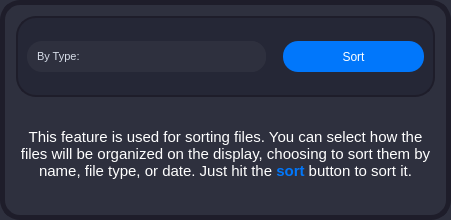
               <widget class="QFrame" name="frame_32">
                <property name="sizePolicy">
                 <sizepolicy hsizetype="Preferred" vsizetype="Minimum">
                  <horstretch>0</horstretch>
                  <verstretch>0</verstretch>
                 </sizepolicy>
                </property>
                <property name="minimumSize">
                 <size>
                  <width>451</width>
                  <height>220</height>
                 </size>
                </property>
                <property name="maximumSize">
                 <size>
                  <width>16777215</width>
                  <height>220</height>
                 </size>
                </property>
                <property name="styleSheet">
                 <string notr="true">background-color: rgb(46, 48, 62);
border-radius: 20px;
border: 5px solid rgb(30, 29, 42);</string>
                </property>
                <property name="frameShape">
                 <enum>QFrame::StyledPanel</enum>
                </property>
                <property name="frameShadow">
                 <enum>QFrame::Raised</enum>
                </property>
                <layout class="QGridLayout" name="gridLayout_43">
                 <item row="0" column="0">
                  <widget class="QFrame" name="frame_33">
                   <property name="sizePolicy">
                    <sizepolicy hsizetype="Preferred" vsizetype="Fixed">
                     <horstretch>0</horstretch>
                     <verstretch>0</verstretch>
                    </sizepolicy>
                   </property>
                   <property name="minimumSize">
                    <size>
                     <width>411</width>
                     <height>81</height>
                    </size>
                   </property>
                   <property name="styleSheet">
                    <string notr="true">background-color: rgb(37, 39, 54);
border-radius: 20px;
border: 2px solid  rgb(30, 29, 42);</string>
                   </property>
                   <property name="frameShape">
                    <enum>QFrame::StyledPanel</enum>
                   </property>
                   <property name="frameShadow">
                    <enum>QFrame::Raised</enum>
                   </property>
                   <layout class="QGridLayout" name="gridLayout_44">
                    <item row="0" column="1">
                     <spacer name="horizontalSpacer_37">
                      <property name="orientation">
                       <enum>Qt::Horizontal</enum>
                      </property>
                      <property name="sizeType">
                       <enum>QSizePolicy::Fixed</enum>
                      </property>
                      <property name="sizeHint" stdset="0">
                       <size>
                        <width>11</width>
                        <height>20</height>
                       </size>
                      </property>
                     </spacer>
                    </item>
                    <item row="0" column="0">
                     <widget class="QComboBox" name="comboBox_5">
                      <property name="sizePolicy">
                       <sizepolicy hsizetype="Expanding" vsizetype="Fixed">
                        <horstretch>0</horstretch>
                        <verstretch>0</verstretch>
                       </sizepolicy>
                      </property>
                      <property name="minimumSize">
                       <size>
                        <width>0</width>
                        <height>31</height>
                       </size>
                      </property>
                      <property name="font">
                       <font>
                        <family>Arial</family>
                        <pointsize>8</pointsize>
                        <weight>50</weight>
                        <italic>false</italic>
                        <bold>false</bold>
                       </font>
                      </property>
                      <property name="styleSheet">
                       <string notr="true">/* QComboBox Stylesheet */
QComboBox {
    background-color:  rgb(46, 48, 62);
	font: 8pt &quot;Arial&quot;;
    color: #D8DEE9;
    border: none;
    padding: 5px 10px;
    selection-background-color: #3B4252;
    border-radius: 15px;
}

QComboBox::drop-down {
    background-color:  rgb(46, 48, 62);
	font: 8pt &quot;Arial&quot;;
    border: none;
    width: 25px;
    border-top-right-radius: 15px;
    border-bottom-right-radius: 15px;
}

QComboBox QAbstractItemView {
    background-color:  rgb(46, 48, 62);
	font: 8pt &quot;Arial&quot;;
    color: #D8DEE9;
    border: none;
    selection-background-color: #3B4252;
    border-radius: 15px;
}</string>
                      </property>
                      <item>
                       <property name="text">
                        <string>By Type:</string>
                       </property>
                      </item>
                      <item>
                       <property name="text">
                        <string>By Name:</string>
                       </property>
                      </item>
                      <item>
                       <property name="text">
                        <string>By Date:</string>
                       </property>
                      </item>
                     </widget>
                    </item>
                    <item row="0" column="2">
                     <widget class="QPushButton" name="pushButton_26">
                      <property name="sizePolicy">
                       <sizepolicy hsizetype="Fixed" vsizetype="Fixed">
                        <horstretch>0</horstretch>
                        <verstretch>0</verstretch>
                       </sizepolicy>
                      </property>
                      <property name="minimumSize">
                       <size>
                        <width>141</width>
                        <height>31</height>
                       </size>
                      </property>
                      <property name="styleSheet">
                       <string notr="true">QPushButton {
background-color: rgb(1, 119, 251);
color: rgb(255, 255, 255);
border-radius: 15px;
border: none;
font: 87 8pt &quot;Arial Black&quot;;
}

QPushButton:hover {
background-color: rgb(44, 146, 255);
}

QPushButton:pressed {
background-color: rgb(255, 255, 255);
color: rgb(1, 119, 251);
}</string>
                      </property>
                      <property name="text">
                       <string>Sort</string>
                      </property>
                     </widget>
                    </item>
                   </layout>
                  </widget>
                 </item>
                 <item row="1" column="0">
                  <widget class="QTextBrowser" name="textBrowser_6">
                   <property name="minimumSize">
                    <size>
                     <width>401</width>
                     <height>37</height>
                    </size>
                   </property>
                   <property name="styleSheet">
                    <string notr="true">border: none;</string>
                   </property>
                   <property name="html">
                    <string>&lt;!DOCTYPE HTML PUBLIC &quot;-//W3C//DTD HTML 4.0//EN&quot; &quot;http://www.w3.org/TR/REC-html40/strict.dtd&quot;&gt;
&lt;html&gt;&lt;head&gt;&lt;meta name=&quot;qrichtext&quot; content=&quot;1&quot; /&gt;&lt;style type=&quot;text/css&quot;&gt;
p, li { white-space: pre-wrap; }
&lt;/style&gt;&lt;/head&gt;&lt;body style=&quot; font-family:'MS Shell Dlg 2'; font-size:8.25pt; font-weight:400; font-style:normal;&quot;&gt;
&lt;p align=&quot;center&quot; style=&quot;-qt-paragraph-type:empty; margin-top:0px; margin-bottom:5px; margin-left:0px; margin-right:0px; -qt-block-indent:0; text-indent:0px; font-size:5pt;&quot;&gt;&lt;br /&gt;&lt;/p&gt;
&lt;p align=&quot;center&quot; style=&quot; margin-top:12px; margin-bottom:12px; margin-left:0px; margin-right:0px; -qt-block-indent:0; text-indent:0px;&quot;&gt;&lt;span style=&quot; font-family:'Courier New'; font-size:11pt; color:#ffffff;&quot;&gt;This feature is used for sorting files. You can select how the files will be organized on the display, choosing to sort them by name, file type, or date. Just hit the &lt;/span&gt;&lt;span style=&quot; font-family:'Courier New'; font-size:11pt; font-weight:600; color:#0177fb;&quot;&gt;sort&lt;/span&gt;&lt;span style=&quot; font-family:'Courier New'; font-size:11pt; color:#ffffff;&quot;&gt; button to sort it.&lt;/span&gt;&lt;/p&gt;&lt;/body&gt;&lt;/html&gt;</string>
                   </property>
                  </widget>
                 </item>
                </layout>
               </widget>
